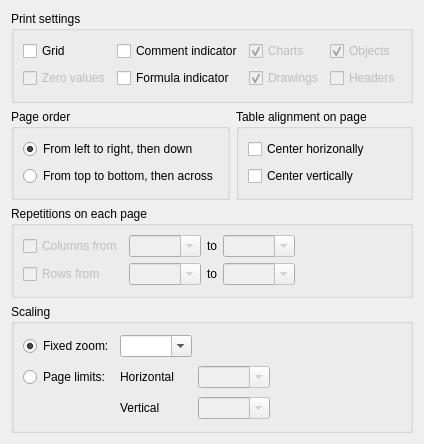
<ui version="4.0" >
 <author>Stefan Nikolaus &lt;stefan.nikolaus@kdemail.net></author>
 <comment>This file is part of the KDE project
Copyright 2008 Stefan Nikolaus &lt;stefan.nikolaus@kdemail.net>

This library is free software; you can redistribute it and/or
modify it under the terms of the GNU Library General Public
License as published by the Free Software Foundation; either
version 2 of the License, or (at your option) any later version.

This library is distributed in the hope that it will be useful,
but WITHOUT ANY WARRANTY; without even the implied warranty of
MERCHANTABILITY or FITNESS FOR A PARTICULAR PURPOSE.  See the
GNU Library General Public License for more details.

You should have received a copy of the GNU Library General Public
License along with this library; see the file COPYING.LIB.  If not,
write to the Free Software Foundation, Inc., 51 Franklin Street,
Fifth Floor, Boston, MA 02110-1301, USA.</comment>
 <class>SheetPage</class>
 <widget class="QWidget" name="SheetPage" >
  <property name="geometry" >
   <rect>
    <x>0</x>
    <y>0</y>
    <width>416</width>
    <height>444</height>
   </rect>
  </property>
  <layout class="QGridLayout" name="gridLayout_4" >
   <item row="0" column="0" colspan="2" >
    <widget class="QGroupBox" name="groupBox" >
     <property name="title" >
      <string>Print settings</string>
     </property>
     <layout class="QGridLayout" name="gridLayout" >
      <item row="0" column="0" >
       <widget class="QCheckBox" name="gridCheckBox" >
        <property name="text" >
         <string>Grid</string>
        </property>
       </widget>
      </item>
      <item row="0" column="1" >
       <widget class="QCheckBox" name="commentCheckBox" >
        <property name="text" >
         <string>Comment indicator</string>
        </property>
       </widget>
      </item>
      <item row="0" column="2" >
       <widget class="QCheckBox" name="chartsCheckBox" >
        <property name="enabled" >
         <bool>false</bool>
        </property>
        <property name="text" >
         <string>Charts</string>
        </property>
        <property name="checked" >
         <bool>true</bool>
        </property>
       </widget>
      </item>
      <item row="0" column="3" >
       <widget class="QCheckBox" name="objectsCheckBox" >
        <property name="enabled" >
         <bool>false</bool>
        </property>
        <property name="text" >
         <string>Objects</string>
        </property>
        <property name="checked" >
         <bool>true</bool>
        </property>
       </widget>
      </item>
      <item row="1" column="0" >
       <widget class="QCheckBox" name="zeroValuesCheckBox" >
        <property name="enabled" >
         <bool>false</bool>
        </property>
        <property name="text" >
         <string>Zero values</string>
        </property>
       </widget>
      </item>
      <item row="1" column="1" >
       <widget class="QCheckBox" name="formulaCheckBox" >
        <property name="text" >
         <string>Formula indicator</string>
        </property>
       </widget>
      </item>
      <item row="1" column="2" >
       <widget class="QCheckBox" name="drawingsCheckBox" >
        <property name="enabled" >
         <bool>false</bool>
        </property>
        <property name="text" >
         <string>Drawings</string>
        </property>
        <property name="checked" >
         <bool>true</bool>
        </property>
       </widget>
      </item>
      <item row="1" column="3" >
       <widget class="QCheckBox" name="headersCheckBox" >
        <property name="enabled" >
         <bool>false</bool>
        </property>
        <property name="text" >
         <string>Headers</string>
        </property>
       </widget>
      </item>
     </layout>
    </widget>
   </item>
   <item row="1" column="0" >
    <widget class="QGroupBox" name="groupBox_2" >
     <property name="title" >
      <string>Page order</string>
     </property>
     <layout class="QVBoxLayout" name="verticalLayout" >
      <item>
       <widget class="QRadioButton" name="ltrButton" >
        <property name="text" >
         <string>From left to right, then down</string>
        </property>
        <property name="checked" >
         <bool>true</bool>
        </property>
       </widget>
      </item>
      <item>
       <widget class="QRadioButton" name="ttbButton" >
        <property name="text" >
         <string>From top to bottom, then across</string>
        </property>
       </widget>
      </item>
     </layout>
    </widget>
   </item>
   <item row="1" column="1" >
    <widget class="QGroupBox" name="groupBox_5" >
     <property name="title" >
      <string>Table alignment on page</string>
     </property>
     <layout class="QVBoxLayout" name="verticalLayout_2" >
      <item>
       <widget class="QCheckBox" name="horizontalCheckBox" >
        <property name="text" >
         <string>Center horizonally</string>
        </property>
       </widget>
      </item>
      <item>
       <widget class="QCheckBox" name="verticalCheckBox" >
        <property name="text" >
         <string>Center vertically</string>
        </property>
       </widget>
      </item>
     </layout>
    </widget>
   </item>
   <item row="2" column="0" colspan="2" >
    <widget class="QGroupBox" name="groupBox_3" >
     <property name="title" >
      <string>Repetitions on each page</string>
     </property>
     <layout class="QGridLayout" name="gridLayout_2" >
      <item row="0" column="0" >
       <widget class="QCheckBox" name="columnsCheckBox" >
        <property name="enabled" >
         <bool>false</bool>
        </property>
        <property name="text" >
         <string>Columns from</string>
        </property>
       </widget>
      </item>
      <item row="1" column="0" >
       <widget class="QCheckBox" name="rowsCheckBox" >
        <property name="enabled" >
         <bool>false</bool>
        </property>
        <property name="text" >
         <string>Rows from</string>
        </property>
       </widget>
      </item>
      <item row="1" column="2" >
       <widget class="QLabel" name="label_2" >
        <property name="text" >
         <string>to</string>
        </property>
       </widget>
      </item>
      <item row="0" column="2" >
       <widget class="QLabel" name="label_1" >
        <property name="text" >
         <string>to</string>
        </property>
       </widget>
      </item>
      <item row="1" column="1" >
       <widget class="KComboBox" name="startRowComboBox" >
        <property name="enabled" >
         <bool>false</bool>
        </property>
        <property name="editable" >
         <bool>true</bool>
        </property>
       </widget>
      </item>
      <item row="0" column="1" >
       <widget class="KComboBox" name="startColumnComboBox" >
        <property name="enabled" >
         <bool>false</bool>
        </property>
        <property name="editable" >
         <bool>true</bool>
        </property>
       </widget>
      </item>
      <item row="1" column="3" >
       <widget class="KComboBox" name="endRowComboBox" >
        <property name="enabled" >
         <bool>false</bool>
        </property>
        <property name="editable" >
         <bool>true</bool>
        </property>
       </widget>
      </item>
      <item row="0" column="3" >
       <widget class="KComboBox" name="endColumnComboBox" >
        <property name="enabled" >
         <bool>false</bool>
        </property>
        <property name="editable" >
         <bool>true</bool>
        </property>
       </widget>
      </item>
      <item rowspan="2" row="0" column="4" >
       <spacer name="horizontalSpacer_2" >
        <property name="orientation" >
         <enum>Qt::Horizontal</enum>
        </property>
        <property name="sizeHint" stdset="0" >
         <size>
          <width>40</width>
          <height>20</height>
         </size>
        </property>
       </spacer>
      </item>
     </layout>
    </widget>
   </item>
   <item row="3" column="0" colspan="2" >
    <widget class="QGroupBox" name="groupBox_4" >
     <property name="title" >
      <string>Scaling</string>
     </property>
     <layout class="QGridLayout" name="gridLayout_3" >
      <item row="0" column="0" >
       <widget class="QRadioButton" name="zoomButton" >
        <property name="text" >
         <string>Fixed zoom:</string>
        </property>
        <property name="checked" >
         <bool>true</bool>
        </property>
       </widget>
      </item>
      <item row="0" column="1" >
       <widget class="KComboBox" name="zoomComboBox" >
        <property name="editable" >
         <bool>true</bool>
        </property>
       </widget>
      </item>
      <item rowspan="3" row="0" column="3" >
       <spacer name="horizontalSpacer" >
        <property name="orientation" >
         <enum>Qt::Horizontal</enum>
        </property>
        <property name="sizeHint" stdset="0" >
         <size>
          <width>143</width>
          <height>88</height>
         </size>
        </property>
       </spacer>
      </item>
      <item row="1" column="0" >
       <widget class="QRadioButton" name="pageLimitsButton" >
        <property name="text" >
         <string>Page limits:</string>
        </property>
       </widget>
      </item>
      <item row="1" column="1" >
       <widget class="QLabel" name="label_3" >
        <property name="enabled" >
         <bool>true</bool>
        </property>
        <property name="text" >
         <string>Horizontal</string>
        </property>
       </widget>
      </item>
      <item row="1" column="2" >
       <widget class="KComboBox" name="horizontalComboBox" >
        <property name="enabled" >
         <bool>false</bool>
        </property>
        <property name="editable" >
         <bool>true</bool>
        </property>
       </widget>
      </item>
      <item row="2" column="1" >
       <widget class="QLabel" name="label_4" >
        <property name="enabled" >
         <bool>true</bool>
        </property>
        <property name="text" >
         <string>Vertical</string>
        </property>
       </widget>
      </item>
      <item row="2" column="2" >
       <widget class="KComboBox" name="verticalComboBox" >
        <property name="enabled" >
         <bool>false</bool>
        </property>
        <property name="editable" >
         <bool>true</bool>
        </property>
       </widget>
      </item>
     </layout>
    </widget>
   </item>
  </layout>
 </widget>
 <customwidgets>
  <customwidget>
   <class>KComboBox</class>
   <extends>QComboBox</extends>
   <header>kcombobox.h</header>
  </customwidget>
 </customwidgets>
 <resources/>
 <connections/>
</ui>
